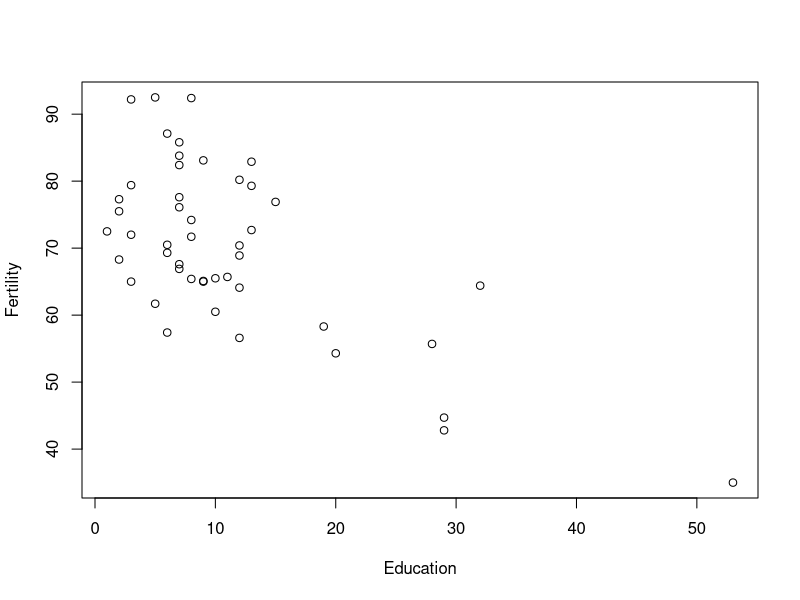
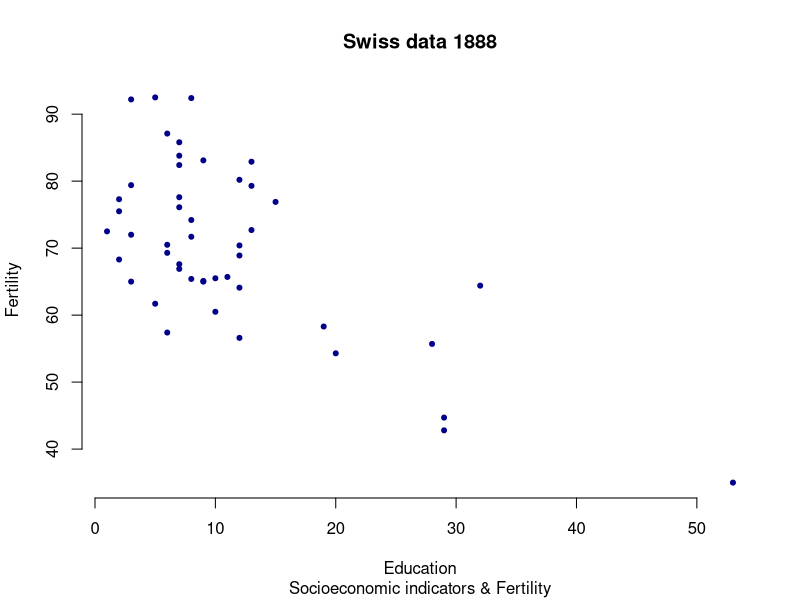

These charts were generated, in order, by the following R code:
## ---- chunk 1
#| echo: true
head(swiss);
## ---- chunk 2
#| echo: true
with( swiss, plot( Education, Fertility ) );
## ---- chunk 3
#| echo: true
with( swiss, plot(Education, Fertility, type = "p", main = "Swiss data 1888", 
                  sub = "Socioeconomic indicators & Fertility", 
                  xlab = "Education", ylab = "Fertility", col = "darkblue", 
                  xlim = range( Education ), ylim = range( Fertility ), 
                  pch = 20, frame.plot = F) );
